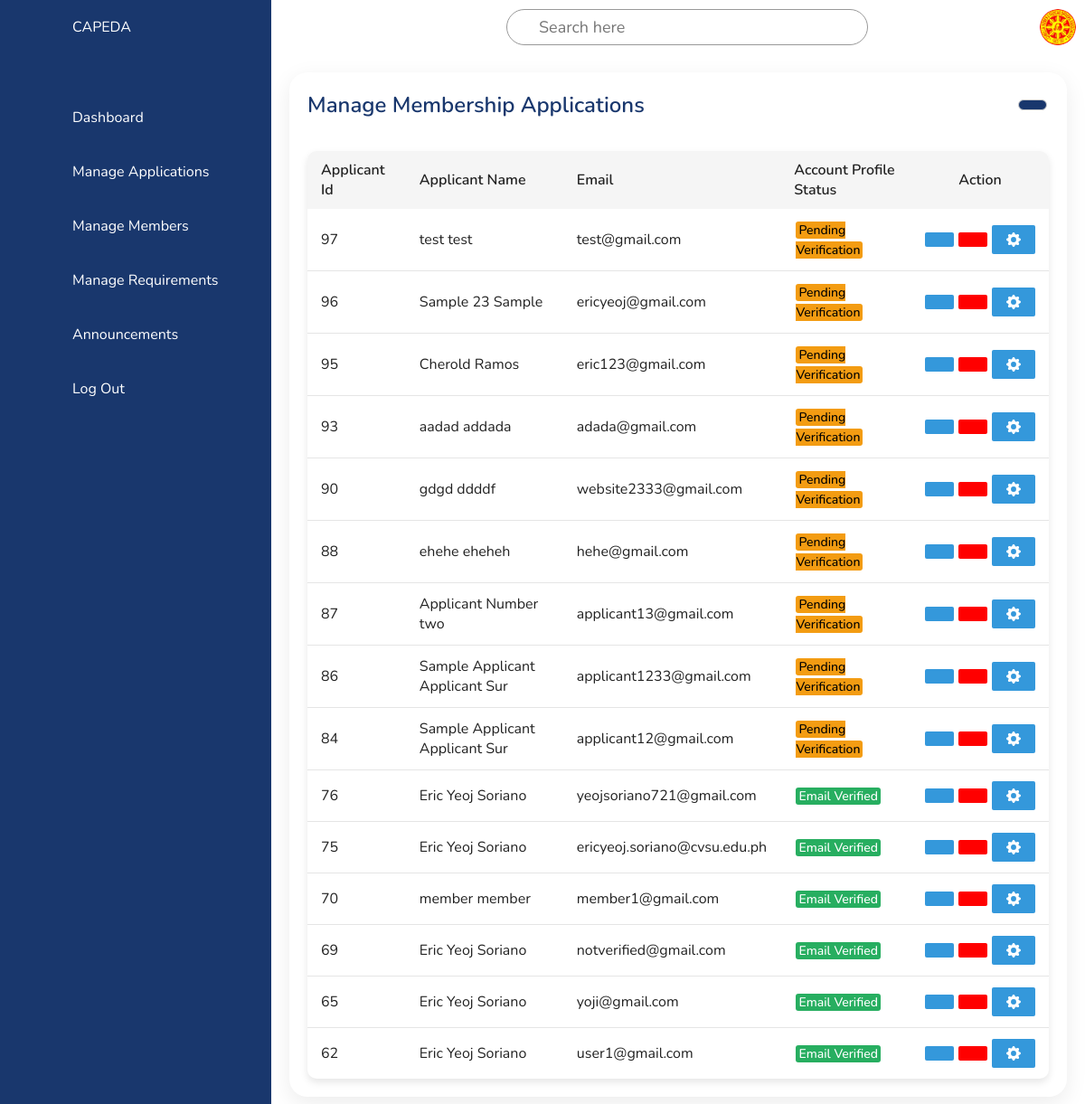
The page /ADMIN/adminManageApplications.php on the database as committed earlier.
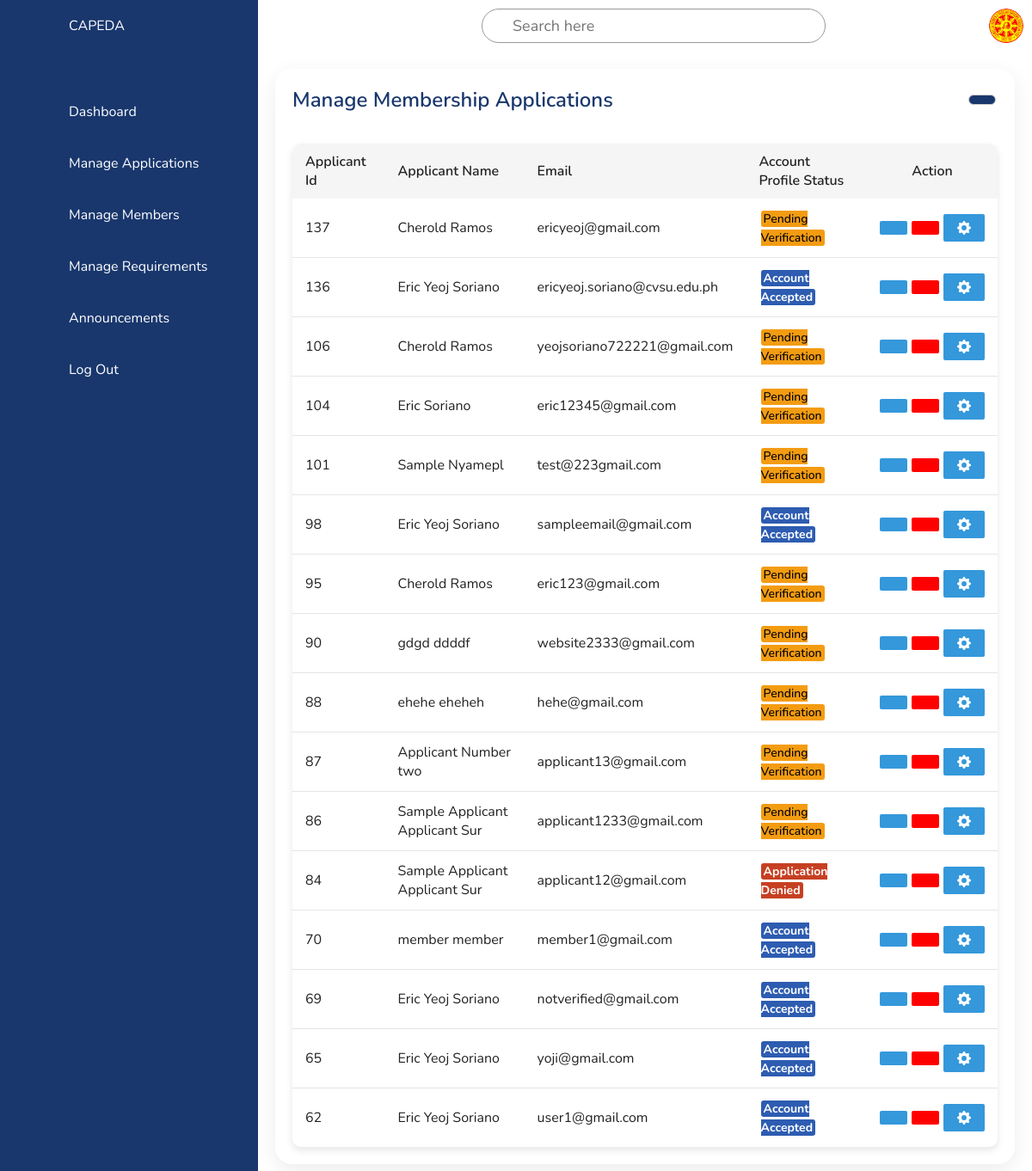
The same page on the database as committed later.
### tables this page shows
CREATE TABLE `account_profiles` (
  `id` int(11) NOT NULL,
  `firstName` varchar(255) NOT NULL,
  `lastName` varchar(255) NOT NULL,
  `cpNumber` varchar(11) NOT NULL,
  `address` varchar(255) NOT NULL,
  `email` varchar(255) NOT NULL,
  `temporary_password` varchar(255) NOT NULL,
  `password` varchar(255) NOT NULL,
  `otp` varchar(6) NOT NULL,
  `otp_exp` datetime NOT NULL,
  `status` int(11) NOT NULL,
  `activationToken` varchar(255) NOT NULL,
  `user_role` int(11) NOT NULL,
  `denial_reason` varchar(255) NOT NULL
);

### ADMIN/status_functions.php (called while the page is built, shortened)
<?php
function getStatusText($statusCode)
{
    switch ($statusCode) {
        case 0:
            return "Pending Verification";
        case 1:
            return "Email Verified";
        case 2:
            return "Account Accepted";
        case 4:
            return "Application Denied";
    }
}

### ADMIN/adminManageApplications.php (the view, shortened to what this page needs)
<?php
include "status_functions.php";
?>
<!DOCTYPE html>
<html lang="en">
<head>
  <link rel="stylesheet" href="../css/admin/adminApp.css" />
  <link rel="stylesheet" href="../css/admin/verifyEmailModal.css" />
  <link rel="stylesheet" href="../script/ADMIN/global.css">
</head>
<body>
  <?php
  include 'adminNavigation.php';
  ?>
  <div class="main">
    <div class="topbar">
      <div class="toggle">
      </div>
      <div class="search">
        <label for="">
          <input type="text" placeholder="Search here" />
        </label>
      </div>
      <div class="user">
        <img src="../images/logo.jpg" alt="Sample pic" />
      </div>
    </div>
    <div class="details">
      <div class="recentApplications">
        <div class="applicationHeader">
          <h2>Manage Membership Applications</h2>
          <div class="button-container">
            <a href="#" class="btn modal-trigger" data-modal-id="<?php echo 'addApplicantModal' ?>"><ion-icon name="add"></ion-icon></a>
            <?php
            include('modals/addapplicant_modal.php');
            ?>
          </div>
        </div>
        <table class="applications-table">
          <thead>
            <tr>
              <th>Applicant Id</th>
              <th>Applicant Name</th>
              <th>Email</th>
              <th>Account Profile Status</th>
              <th class="action-header" colspan="3">Action</th>
            </tr>
          </thead>
          <tbody>
            <?php
            $sql = mysqli_query($conn, "SELECT * from account_profiles ORDER BY id DESC") or die(mysqli_error($conn));
            if (mysqli_num_rows($sql) > 0) {
              while ($row = mysqli_fetch_array($sql)) {
                $id = $row['id'];
                $status = getStatusText($row['status']);
                if ($row['status'] == 1) {
                  $statusClass = 'status-verified';
                } elseif ($row['status'] == 2) {
                  $statusClass = 'status-accepted';
                } elseif ($row['status'] == 3) {
                  $statusClass = 'status-done';
                } elseif ($row['status'] == 4) {
                  $statusClass = 'status-denied';
                } else {
                  $statusClass = 'status-pending';
                }
            ?>
                <tr>
                  <td><?php echo $row['id'] ?></td>
                  <td data-applicant-name="<?php echo $row['firstName'] . " " . $row['lastName']; ?>"><?php echo $row['firstName'] . " " . $row['lastName']; ?></td>
                  <td><?php echo $row['email']; ?></td>
                  <td><span class="status <?php echo $statusClass; ?>"><?php echo $status; ?></span></td>
                  <td>
                    <div class="action-buttons">
                      <button type="button" class="action-button editBtn modal-trigger" data-modal-id="<?php echo 'user' . $id; ?>">
                      </button>
                      <button type="button" class="action-button deleteBtn modal-trigger" data-modal-id="<?php echo 'deleteApplicantModal' . $id ?>" data-applicant-name="<?php echo $row['firstName'] . ' ' . $row['lastName']; ?>">
                      </button>
                      <button type="button" class="action-button decisionBtn modal-trigger" data-modal-id="<?php echo 'approveOrDenyApplicantModal' . $id; ?>" data-applicant-name="<?php echo $row['firstName'] . ' ' . $row['lastName']; ?>">
                      </button>
                      <?php
                      include('modals/decision_modals/approveOrDeny_modal.php');
                      ?>
                    </div>
                  </td>
                </tr>
            <?php
              }
            } else {
              echo "Record not Found";
            }
            ?>
</body>
</html>

Rows that differ between the two databases and show on the page:
removed account_profiles: id "97", firstName "test", lastName "test", email "test@gmail.com", status "Pending Verification"
removed account_profiles: id "96", firstName "Sample 23", lastName "Sample", email "ericyeoj@gmail.com", status "Pending Verification"
removed account_profiles: id "93", firstName "aadad", lastName "addada", email "adada@gmail.com", status "Pending Verification"
removed account_profiles: id "76", firstName "Eric Yeoj", lastName "Soriano", email "yeojsoriano721@gmail.com", status "Email Verified"
removed account_profiles: id "75", firstName "Eric Yeoj", lastName "Soriano", email "ericyeoj.soriano@cvsu.edu.ph", status "Email Verified"
added account_profiles: id "137", firstName "Cherold", lastName "Ramos", email "ericyeoj@gmail.com", status "Pending Verification"
added account_profiles: id "136", firstName "Eric Yeoj", lastName "Soriano", email "ericyeoj.soriano@cvsu.edu.ph", status "Account Accepted"
added account_profiles: id "106", firstName "Cherold", lastName "Ramos", email "yeojsoriano722221@gmail.com", status "Pending Verification"
added account_profiles: id "104", firstName "Eric", lastName "Soriano", email "eric12345@gmail.com", status "Pending Verification"
added account_profiles: id "101", firstName "Sample", lastName "Nyamepl", email "test@223gmail.com", status "Pending Verification"
added account_profiles: id "98", firstName "Eric Yeoj", lastName "Soriano", email "sampleemail@gmail.com", status "Account Accepted"
changed account_profiles "applicant12@gmail.com": status "Pending Verification" → "Application Denied"
changed account_profiles "member": status "Email Verified" → "Account Accepted"
changed account_profiles "notverified@gmail.com": status "Email Verified" → "Account Accepted"
changed account_profiles "yoji@gmail.com": status "Email Verified" → "Account Accepted"
changed account_profiles "user1@gmail.com": status "Email Verified" → "Account Accepted"
